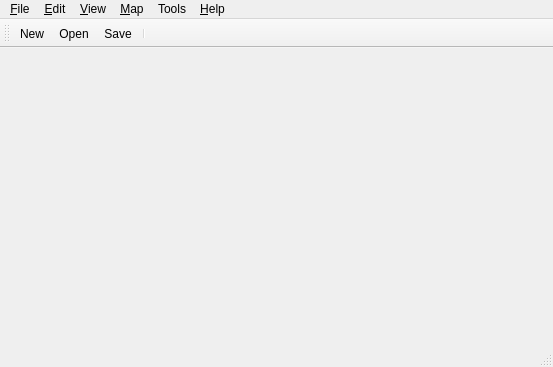
<?xml version="1.0" encoding="UTF-8"?>
<ui version="4.0">
 <class>MainWindow</class>
 <widget class="QMainWindow" name="MainWindow">
  <property name="geometry">
   <rect>
    <x>0</x>
    <y>0</y>
    <width>553</width>
    <height>367</height>
   </rect>
  </property>
  <property name="acceptDrops">
   <bool>true</bool>
  </property>
  <property name="windowTitle">
   <string>Tiled</string>
  </property>
  <property name="unifiedTitleAndToolBarOnMac">
   <bool>true</bool>
  </property>
  <widget class="QWidget" name="centralWidget">
   <layout class="QVBoxLayout" name="verticalLayout">
    <property name="spacing">
     <number>0</number>
    </property>
    <property name="margin">
     <number>0</number>
    </property>
    <item>
     <widget class="QFrame" name="statusBarFrame">
      <property name="frameShape">
       <enum>QFrame::NoFrame</enum>
      </property>
      <property name="frameShadow">
       <enum>QFrame::Raised</enum>
      </property>
     </widget>
    </item>
   </layout>
  </widget>
  <widget class="QMenuBar" name="menuBar">
   <property name="geometry">
    <rect>
     <x>0</x>
     <y>0</y>
     <width>553</width>
     <height>21</height>
    </rect>
   </property>
   <widget class="QMenu" name="menuFile">
    <property name="title">
     <string>&amp;File</string>
    </property>
    <widget class="QMenu" name="menuRecentFiles">
     <property name="title">
      <string>&amp;Recent Files</string>
     </property>
     <property name="icon">
      <iconset resource="tiled.qrc">
       <normaloff>:/images/16x16/document-open-recent.png</normaloff>:/images/16x16/document-open-recent.png</iconset>
     </property>
     <addaction name="actionClearRecentFiles"/>
    </widget>
    <addaction name="actionNew"/>
    <addaction name="actionOpen"/>
    <addaction name="menuRecentFiles"/>
    <addaction name="separator"/>
    <addaction name="actionSave"/>
    <addaction name="actionSaveAs"/>
    <addaction name="actionSaveAsImage"/>
    <addaction name="actionExport"/>
    <addaction name="separator"/>
    <addaction name="actionClose"/>
    <addaction name="actionCloseAll"/>
    <addaction name="actionQuit"/>
   </widget>
   <widget class="QMenu" name="menuEdit">
    <property name="title">
     <string>&amp;Edit</string>
    </property>
    <addaction name="actionCut"/>
    <addaction name="actionCopy"/>
    <addaction name="actionPaste"/>
    <addaction name="actionDelete"/>
    <addaction name="separator"/>
    <addaction name="actionPreferences"/>
   </widget>
   <widget class="QMenu" name="menuHelp">
    <property name="title">
     <string>&amp;Help</string>
    </property>
    <addaction name="actionAbout"/>
    <addaction name="actionAboutQt"/>
   </widget>
   <widget class="QMenu" name="menuMap">
    <property name="title">
     <string>&amp;Map</string>
    </property>
    <addaction name="actionNewTileset"/>
    <addaction name="actionAddExternalTileset"/>
    <addaction name="separator"/>
    <addaction name="actionResizeMap"/>
    <addaction name="actionOffsetMap"/>
    <addaction name="separator"/>
    <addaction name="actionMapProperties"/>
    <addaction name="actionAutoMap"/>
    <addaction name="separator"/>
    <addaction name="actionConvertToLot"/>
   </widget>
   <widget class="QMenu" name="menuView">
    <property name="title">
     <string>&amp;View</string>
    </property>
    <addaction name="actionShowGrid"/>
    <addaction name="actionSnapToGrid"/>
    <addaction name="actionHighlightCurrentLayer"/>
    <addaction name="actionShowMiniMap"/>
    <addaction name="separator"/>
    <addaction name="actionZoomIn"/>
    <addaction name="actionZoomOut"/>
    <addaction name="actionZoomNormal"/>
   </widget>
   <widget class="QMenu" name="menuTools">
    <property name="title">
     <string>Tools</string>
    </property>
    <addaction name="actionBuildingEditor"/>
    <addaction name="actionConvertOrientation"/>
    <addaction name="actionPathGenerators"/>
    <addaction name="actionTilesetMetaInfo"/>
   </widget>
   <addaction name="menuFile"/>
   <addaction name="menuEdit"/>
   <addaction name="menuView"/>
   <addaction name="menuMap"/>
   <addaction name="menuTools"/>
   <addaction name="menuHelp"/>
  </widget>
  <widget class="QToolBar" name="mainToolBar">
   <property name="windowTitle">
    <string>Main Toolbar</string>
   </property>
   <attribute name="toolBarArea">
    <enum>TopToolBarArea</enum>
   </attribute>
   <attribute name="toolBarBreak">
    <bool>false</bool>
   </attribute>
   <addaction name="actionNew"/>
   <addaction name="actionOpen"/>
   <addaction name="actionSave"/>
   <addaction name="separator"/>
  </widget>
  <widget class="QStatusBar" name="statusBar"/>
  <action name="actionOpen">
   <property name="icon">
    <iconset resource="tiled.qrc">
     <normaloff>:/images/16x16/document-open.png</normaloff>:/images/16x16/document-open.png</iconset>
   </property>
   <property name="text">
    <string>&amp;Open...</string>
   </property>
  </action>
  <action name="actionSave">
   <property name="icon">
    <iconset resource="tiled.qrc">
     <normaloff>:/images/16x16/document-save.png</normaloff>:/images/16x16/document-save.png</iconset>
   </property>
   <property name="text">
    <string>&amp;Save</string>
   </property>
  </action>
  <action name="actionQuit">
   <property name="icon">
    <iconset resource="tiled.qrc">
     <normaloff>:/images/16x16/application-exit.png</normaloff>:/images/16x16/application-exit.png</iconset>
   </property>
   <property name="text">
    <string>&amp;Quit</string>
   </property>
   <property name="menuRole">
    <enum>QAction::QuitRole</enum>
   </property>
  </action>
  <action name="actionCopy">
   <property name="enabled">
    <bool>false</bool>
   </property>
   <property name="icon">
    <iconset resource="tiled.qrc">
     <normaloff>:/images/16x16/edit-copy.png</normaloff>:/images/16x16/edit-copy.png</iconset>
   </property>
   <property name="text">
    <string>&amp;Copy</string>
   </property>
  </action>
  <action name="actionPaste">
   <property name="enabled">
    <bool>false</bool>
   </property>
   <property name="icon">
    <iconset resource="tiled.qrc">
     <normaloff>:/images/16x16/edit-paste.png</normaloff>:/images/16x16/edit-paste.png</iconset>
   </property>
   <property name="text">
    <string>&amp;Paste</string>
   </property>
  </action>
  <action name="actionAbout">
   <property name="icon">
    <iconset resource="tiled.qrc">
     <normaloff>:/images/16x16/help-about.png</normaloff>:/images/16x16/help-about.png</iconset>
   </property>
   <property name="text">
    <string>&amp;About Tiled</string>
   </property>
   <property name="menuRole">
    <enum>QAction::AboutRole</enum>
   </property>
  </action>
  <action name="actionAboutQt">
   <property name="text">
    <string>About Qt</string>
   </property>
   <property name="menuRole">
    <enum>QAction::AboutQtRole</enum>
   </property>
  </action>
  <action name="actionResizeMap">
   <property name="icon">
    <iconset resource="tiled.qrc">
     <normaloff>:/images/16x16/document-page-setup.png</normaloff>:/images/16x16/document-page-setup.png</iconset>
   </property>
   <property name="text">
    <string>&amp;Resize Map...</string>
   </property>
  </action>
  <action name="actionMapProperties">
   <property name="icon">
    <iconset resource="tiled.qrc">
     <normaloff>:/images/16x16/document-properties.png</normaloff>:/images/16x16/document-properties.png</iconset>
   </property>
   <property name="text">
    <string>Map &amp;Properties...</string>
   </property>
  </action>
  <action name="actionAutoMap">
   <property name="text">
    <string>AutoMap</string>
   </property>
   <property name="shortcut">
    <string>A</string>
   </property>
  </action>
  <action name="actionShowGrid">
   <property name="checkable">
    <bool>true</bool>
   </property>
   <property name="text">
    <string>Show &amp;Grid</string>
   </property>
   <property name="shortcut">
    <string>Ctrl+G</string>
   </property>
  </action>
  <action name="actionSaveAs">
   <property name="icon">
    <iconset resource="tiled.qrc">
     <normaloff>:/images/16x16/document-save-as.png</normaloff>:/images/16x16/document-save-as.png</iconset>
   </property>
   <property name="text">
    <string>Save &amp;As...</string>
   </property>
  </action>
  <action name="actionNew">
   <property name="icon">
    <iconset resource="tiled.qrc">
     <normaloff>:/images/16x16/document-new.png</normaloff>:/images/16x16/document-new.png</iconset>
   </property>
   <property name="text">
    <string>&amp;New...</string>
   </property>
  </action>
  <action name="actionNewTileset">
   <property name="icon">
    <iconset resource="tiled.qrc">
     <normaloff>:/images/16x16/document-new.png</normaloff>:/images/16x16/document-new.png</iconset>
   </property>
   <property name="text">
    <string>New &amp;Tileset...</string>
   </property>
  </action>
  <action name="actionClose">
   <property name="icon">
    <iconset resource="tiled.qrc">
     <normaloff>:/images/16x16/window-close.png</normaloff>:/images/16x16/window-close.png</iconset>
   </property>
   <property name="text">
    <string>&amp;Close</string>
   </property>
  </action>
  <action name="actionZoomIn">
   <property name="icon">
    <iconset resource="tiled.qrc">
     <normaloff>:/images/16x16/zoom-in.png</normaloff>:/images/16x16/zoom-in.png</iconset>
   </property>
   <property name="text">
    <string>Zoom In</string>
   </property>
  </action>
  <action name="actionZoomOut">
   <property name="icon">
    <iconset resource="tiled.qrc">
     <normaloff>:/images/16x16/zoom-out.png</normaloff>:/images/16x16/zoom-out.png</iconset>
   </property>
   <property name="text">
    <string>Zoom Out</string>
   </property>
  </action>
  <action name="actionZoomNormal">
   <property name="enabled">
    <bool>false</bool>
   </property>
   <property name="icon">
    <iconset resource="tiled.qrc">
     <normaloff>:/images/16x16/zoom-original.png</normaloff>:/images/16x16/zoom-original.png</iconset>
   </property>
   <property name="text">
    <string>Normal Size</string>
   </property>
   <property name="shortcut">
    <string>Ctrl+0</string>
   </property>
  </action>
  <action name="actionSaveAsImage">
   <property name="text">
    <string>Save As &amp;Image...</string>
   </property>
  </action>
  <action name="actionCut">
   <property name="enabled">
    <bool>false</bool>
   </property>
   <property name="icon">
    <iconset resource="tiled.qrc">
     <normaloff>:/images/16x16/edit-cut.png</normaloff>:/images/16x16/edit-cut.png</iconset>
   </property>
   <property name="text">
    <string>Cu&amp;t</string>
   </property>
  </action>
  <action name="actionOffsetMap">
   <property name="text">
    <string>&amp;Offset Map...</string>
   </property>
   <property name="toolTip">
    <string>Offsets everything in a layer</string>
   </property>
  </action>
  <action name="actionPreferences">
   <property name="text">
    <string>Pre&amp;ferences...</string>
   </property>
   <property name="menuRole">
    <enum>QAction::PreferencesRole</enum>
   </property>
  </action>
  <action name="actionClearRecentFiles">
   <property name="icon">
    <iconset resource="tiled.qrc">
     <normaloff>:/images/16x16/edit-clear.png</normaloff>:/images/16x16/edit-clear.png</iconset>
   </property>
   <property name="text">
    <string>Clear Recent Files</string>
   </property>
  </action>
  <action name="actionExport">
   <property name="text">
    <string>&amp;Export As...</string>
   </property>
   <property name="shortcut">
    <string>Ctrl+E</string>
   </property>
  </action>
  <action name="actionAddExternalTileset">
   <property name="text">
    <string>&amp;Add External Tileset...</string>
   </property>
  </action>
  <action name="actionSnapToGrid">
   <property name="checkable">
    <bool>true</bool>
   </property>
   <property name="text">
    <string>&amp;Snap to Grid</string>
   </property>
  </action>
  <action name="actionCloseAll">
   <property name="text">
    <string>C&amp;lose All</string>
   </property>
   <property name="shortcut">
    <string>Ctrl+Shift+W</string>
   </property>
  </action>
  <action name="actionDelete">
   <property name="enabled">
    <bool>false</bool>
   </property>
   <property name="icon">
    <iconset resource="tiled.qrc">
     <normaloff>:/images/16x16/edit-delete.png</normaloff>:/images/16x16/edit-delete.png</iconset>
   </property>
   <property name="text">
    <string>&amp;Delete</string>
   </property>
   <property name="iconText">
    <string>Delete</string>
   </property>
  </action>
  <action name="actionHighlightCurrentLayer">
   <property name="checkable">
    <bool>true</bool>
   </property>
   <property name="text">
    <string>&amp;Highlight Current Layer</string>
   </property>
   <property name="shortcut">
    <string>H</string>
   </property>
  </action>
  <action name="actionShowMiniMap">
   <property name="checkable">
    <bool>true</bool>
   </property>
   <property name="text">
    <string>Show MiniMap</string>
   </property>
   <property name="shortcut">
    <string>M</string>
   </property>
  </action>
  <action name="actionConvertOrientation">
   <property name="text">
    <string>Convert Orientation...</string>
   </property>
  </action>
  <action name="actionConvertToLot">
   <property name="text">
    <string>Convert Selection To Lot...</string>
   </property>
  </action>
  <action name="actionBuildingEditor">
   <property name="icon">
    <iconset resource="BuildingEditor/buildingeditor.qrc">
     <normaloff>:/BuildingEditor/icons/icon_pencil.png</normaloff>:/BuildingEditor/icons/icon_pencil.png</iconset>
   </property>
   <property name="text">
    <string>Building Editor</string>
   </property>
  </action>
  <action name="actionPathGenerators">
   <property name="text">
    <string>Path Generators...</string>
   </property>
  </action>
  <action name="actionTilesetMetaInfo">
   <property name="text">
    <string>Tileset Meta Info...</string>
   </property>
  </action>
 </widget>
 <layoutdefault spacing="6" margin="11"/>
 <resources>
  <include location="tiled.qrc"/>
  <include location="BuildingEditor/buildingeditor.qrc"/>
 </resources>
 <connections/>
</ui>
